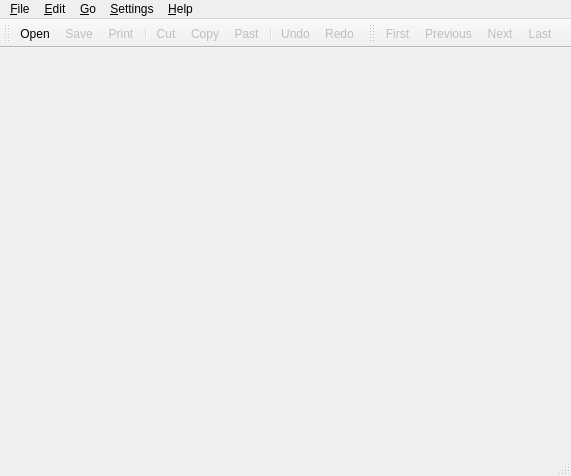
<ui version="4.0" >
 <author></author>
 <comment></comment>
 <exportmacro></exportmacro>
 <class>MainWindow</class>
 <widget class="QMainWindow" name="MainWindow" >
  <property name="enabled" >
   <bool>true</bool>
  </property>
  <property name="geometry" >
   <rect>
    <x>0</x>
    <y>0</y>
    <width>571</width>
    <height>476</height>
   </rect>
  </property>
  <property name="contextMenuPolicy" >
   <enum>Qt::DefaultContextMenu</enum>
  </property>
  <property name="windowTitle" >
   <string>WordForge Translation Editor</string>
  </property>
  <property name="windowIcon" >
   <iconset>../images/icon.png</iconset>
  </property>
  <widget class="QWidget" name="centralwidget" />
  <widget class="QMenuBar" name="menubar" >
   <property name="geometry" >
    <rect>
     <x>0</x>
     <y>0</y>
     <width>571</width>
     <height>29</height>
    </rect>
   </property>
   <widget class="QMenu" name="menuHelp" >
    <property name="title" >
     <string>&amp;Help</string>
    </property>
    <addaction name="actionAbout" />
    <addaction name="actionAboutQT" />
   </widget>
   <widget class="QMenu" name="menuGo" >
    <property name="title" >
     <string>&amp;Go</string>
    </property>
    <addaction name="actionFirst" />
    <addaction name="actionPrevious" />
    <addaction name="actionNext" />
    <addaction name="actionLast" />
   </widget>
   <widget class="QMenu" name="menuSettings" >
    <property name="title" >
     <string>&amp;Settings</string>
    </property>
    <widget class="QMenu" name="menuToolBar" >
     <property name="title" >
      <string>ToolBar</string>
     </property>
     <addaction name="actionShow_MenuBar" />
     <addaction name="actionShow_TUview" />
    </widget>
    <widget class="QMenu" name="menuToolbar" >
     <property name="title" >
      <string>Toolbar</string>
     </property>
    </widget>
    <widget class="QMenu" name="menuViews" >
     <property name="title" >
      <string>Views</string>
     </property>
    </widget>
    <widget class="QMenu" name="menuFilter" >
     <property name="title" >
      <string>Filter</string>
     </property>
     <addaction name="actionUnfiltered" />
     <addaction name="actionFilterFuzzy" />
     <addaction name="actionFilterTranslated" />
     <addaction name="actionFilterUntranslated" />
    </widget>
    <addaction name="menuFilter" />
    <addaction name="menuViews" />
   </widget>
   <widget class="QMenu" name="menuFile" >
    <property name="title" >
     <string>&amp;File</string>
    </property>
    <widget class="QMenu" name="menuOpen_Recent" >
     <property name="title" >
      <string>Open &amp;Recent</string>
     </property>
     <property name="icon" >
      <iconset>../images/open.png</iconset>
     </property>
    </widget>
    <addaction name="actionOpenInNewWindow" />
    <addaction name="actionOpen" />
    <addaction name="menuOpen_Recent" />
    <addaction name="separator" />
    <addaction name="actionSave" />
    <addaction name="actionSaveas" />
    <addaction name="separator" />
    <addaction name="actionExit" />
   </widget>
   <widget class="QMenu" name="menuEdit" >
    <property name="title" >
     <string>&amp;Edit</string>
    </property>
    <addaction name="actionUndo" />
    <addaction name="actionRedo" />
    <addaction name="separator" />
    <addaction name="actionCut" />
    <addaction name="actionCopy" />
    <addaction name="actionPast" />
    <addaction name="separator" />
    <addaction name="actionSelectAll" />
    <addaction name="separator" />
    <addaction name="actionFind" />
    <addaction name="actionFindPrevious" />
    <addaction name="actionFindNext" />
    <addaction name="actionReplace" />
    <addaction name="separator" />
    <addaction name="actionCopySource2Target" />
    <addaction name="actionToggleFuzzy" />
   </widget>
   <addaction name="menuFile" />
   <addaction name="menuEdit" />
   <addaction name="menuGo" />
   <addaction name="menuSettings" />
   <addaction name="menuHelp" />
  </widget>
  <widget class="QStatusBar" name="statusbar" >
   <property name="geometry" >
    <rect>
     <x>0</x>
     <y>454</y>
     <width>571</width>
     <height>22</height>
    </rect>
   </property>
  </widget>
  <widget class="QToolBar" name="toolStandard" >
   <property name="windowTitle" >
    <string>Standard Toolbar</string>
   </property>
   <property name="orientation" >
    <enum>Qt::Horizontal</enum>
   </property>
   <attribute name="toolBarArea" >
    <number>4</number>
   </attribute>
   <addaction name="actionOpen" />
   <addaction name="actionSave" />
   <addaction name="actionPrint" />
   <addaction name="separator" />
   <addaction name="actionCut" />
   <addaction name="actionCopy" />
   <addaction name="actionPast" />
   <addaction name="separator" />
   <addaction name="actionUndo" />
   <addaction name="actionRedo" />
  </widget>
  <widget class="QToolBar" name="toolNavigation" >
   <property name="contextMenuPolicy" >
    <enum>Qt::DefaultContextMenu</enum>
   </property>
   <property name="acceptDrops" >
    <bool>false</bool>
   </property>
   <property name="windowTitle" >
    <string>Navigation Toolbar</string>
   </property>
   <property name="orientation" >
    <enum>Qt::Horizontal</enum>
   </property>
   <attribute name="toolBarArea" >
    <number>4</number>
   </attribute>
   <addaction name="actionFirst" />
   <addaction name="actionPrevious" />
   <addaction name="actionNext" />
   <addaction name="actionLast" />
  </widget>
  <action name="actionNew" >
   <property name="icon" >
    <iconset>../images/new.png</iconset>
   </property>
   <property name="text" >
    <string>&amp;New</string>
   </property>
   <property name="shortcut" >
    <string>Ctrl+N</string>
   </property>
  </action>
  <action name="actionOpen" >
   <property name="icon" >
    <iconset>../images/open.png</iconset>
   </property>
   <property name="text" >
    <string>&amp;Open</string>
   </property>
   <property name="shortcut" >
    <string>Ctrl+O</string>
   </property>
  </action>
  <action name="actionSave" >
   <property name="enabled" >
    <bool>false</bool>
   </property>
   <property name="icon" >
    <iconset>../images/save.png</iconset>
   </property>
   <property name="text" >
    <string>&amp;Save</string>
   </property>
   <property name="shortcut" >
    <string>Ctrl+S</string>
   </property>
  </action>
  <action name="actionSaveas" >
   <property name="enabled" >
    <bool>false</bool>
   </property>
   <property name="icon" >
    <iconset>../images/saveAs.png</iconset>
   </property>
   <property name="text" >
    <string>Save &amp;As</string>
   </property>
   <property name="shortcut" >
    <string/>
   </property>
  </action>
  <action name="actionExit" >
   <property name="icon" >
    <iconset>../images/stop.png</iconset>
   </property>
   <property name="text" >
    <string>&amp;Quit</string>
   </property>
   <property name="shortcut" >
    <string>Ctrl+Q</string>
   </property>
  </action>
  <action name="actionPrint" >
   <property name="enabled" >
    <bool>false</bool>
   </property>
   <property name="icon" >
    <iconset>../images/print.png</iconset>
   </property>
   <property name="text" >
    <string>&amp;Print</string>
   </property>
   <property name="shortcut" >
    <string>Ctrl+P</string>
   </property>
  </action>
  <action name="actionUndo" >
   <property name="enabled" >
    <bool>false</bool>
   </property>
   <property name="icon" >
    <iconset>../images/undo.png</iconset>
   </property>
   <property name="text" >
    <string>Undo</string>
   </property>
   <property name="shortcut" >
    <string>Ctrl+Z</string>
   </property>
  </action>
  <action name="actionRedo" >
   <property name="enabled" >
    <bool>false</bool>
   </property>
   <property name="icon" >
    <iconset>../images/redo.png</iconset>
   </property>
   <property name="text" >
    <string>Redo</string>
   </property>
   <property name="shortcut" >
    <string>Ctrl+Shift+Z</string>
   </property>
  </action>
  <action name="actionCut" >
   <property name="enabled" >
    <bool>false</bool>
   </property>
   <property name="icon" >
    <iconset>../images/cut.png</iconset>
   </property>
   <property name="text" >
    <string>Cut</string>
   </property>
   <property name="shortcut" >
    <string>Ctrl+X</string>
   </property>
  </action>
  <action name="actionCopy" >
   <property name="checkable" >
    <bool>false</bool>
   </property>
   <property name="enabled" >
    <bool>false</bool>
   </property>
   <property name="icon" >
    <iconset>../images/copy.png</iconset>
   </property>
   <property name="text" >
    <string>Copy</string>
   </property>
   <property name="shortcut" >
    <string>Ctrl+C</string>
   </property>
  </action>
  <action name="actionPast" >
   <property name="enabled" >
    <bool>false</bool>
   </property>
   <property name="icon" >
    <iconset>../images/paste.png</iconset>
   </property>
   <property name="text" >
    <string>Past</string>
   </property>
   <property name="shortcut" >
    <string>Ctrl+V</string>
   </property>
  </action>
  <action name="actionFind" >
   <property name="enabled" >
    <bool>false</bool>
   </property>
   <property name="icon" >
    <iconset>../images/find.png</iconset>
   </property>
   <property name="text" >
    <string>Find</string>
   </property>
   <property name="shortcut" >
    <string>Ctrl+F</string>
   </property>
  </action>
  <action name="actionAbout" >
   <property name="text" >
    <string>About</string>
   </property>
   <property name="shortcut" >
    <string/>
   </property>
  </action>
  <action name="actionShowMenuBar" >
   <property name="text" >
    <string>Show MenuBar</string>
   </property>
   <property name="shortcut" >
    <string>Ctrl+M</string>
   </property>
  </action>
  <action name="actionShowTUview" >
   <property name="text" >
    <string>Show TUview</string>
   </property>
   <property name="shortcut" >
    <string>Ctrl+T</string>
   </property>
  </action>
  <action name="actionAboutQT" >
   <property name="text" >
    <string>About QT</string>
   </property>
   <property name="shortcut" >
    <string/>
   </property>
  </action>
  <action name="actionShow_MenuBar" >
   <property name="text" >
    <string>Show MenuBar</string>
   </property>
  </action>
  <action name="actionShow_TUview" >
   <property name="text" >
    <string>Show TUview</string>
   </property>
  </action>
  <action name="actionFirst" >
   <property name="enabled" >
    <bool>false</bool>
   </property>
   <property name="icon" >
    <iconset>../images/first.png</iconset>
   </property>
   <property name="text" >
    <string>&amp;First</string>
   </property>
   <property name="shortcut" >
    <string>Ctrl+PgUp</string>
   </property>
  </action>
  <action name="actionPrevious" >
   <property name="enabled" >
    <bool>false</bool>
   </property>
   <property name="icon" >
    <iconset>../images/previous.png</iconset>
   </property>
   <property name="text" >
    <string>&amp;Previous</string>
   </property>
   <property name="shortcut" >
    <string>PgUp</string>
   </property>
  </action>
  <action name="actionNext" >
   <property name="enabled" >
    <bool>false</bool>
   </property>
   <property name="icon" >
    <iconset>../images/next.png</iconset>
   </property>
   <property name="text" >
    <string>&amp;Next</string>
   </property>
   <property name="shortcut" >
    <string>PgDown</string>
   </property>
  </action>
  <action name="actionLast" >
   <property name="enabled" >
    <bool>false</bool>
   </property>
   <property name="icon" >
    <iconset>../images/last.png</iconset>
   </property>
   <property name="text" >
    <string>&amp;Last</string>
   </property>
   <property name="shortcut" >
    <string>Ctrl+PgDown</string>
   </property>
  </action>
  <action name="actionShowDetail" >
   <property name="text" >
    <string>Show Detail</string>
   </property>
  </action>
  <action name="actionShowComment" >
   <property name="text" >
    <string>Show Comment</string>
   </property>
  </action>
  <action name="actionShowOverview" >
   <property name="text" >
    <string>Show Overview</string>
   </property>
  </action>
  <action name="actionCopySource2Target" >
   <property name="text" >
    <string>Copy Source to Target</string>
   </property>
   <property name="shortcut" >
    <string>F2</string>
   </property>
  </action>
  <action name="actionToggleFuzzy" >
   <property name="text" >
    <string>Toggle fuzzy</string>
   </property>
   <property name="shortcut" >
    <string>Ctrl+U</string>
   </property>
  </action>
  <action name="actionFile" >
   <property name="text" >
    <string>file</string>
   </property>
  </action>
  <action name="actionFind_Previous" >
   <property name="enabled" >
    <bool>false</bool>
   </property>
   <property name="text" >
    <string>Find Previous</string>
   </property>
  </action>
  <action name="actionFind_Next" >
   <property name="enabled" >
    <bool>false</bool>
   </property>
   <property name="text" >
    <string>Find Next</string>
   </property>
  </action>
  <action name="actionReplace" >
   <property name="enabled" >
    <bool>false</bool>
   </property>
   <property name="text" >
    <string>&amp;Replace</string>
   </property>
   <property name="shortcut" >
    <string>Ctrl+R</string>
   </property>
  </action>
  <action name="actionFindNext" >
   <property name="enabled" >
    <bool>false</bool>
   </property>
   <property name="text" >
    <string>Find Next</string>
   </property>
   <property name="iconText" >
    <string>Find Next</string>
   </property>
   <property name="toolTip" >
    <string>Find Next</string>
   </property>
   <property name="shortcut" >
    <string>F3</string>
   </property>
  </action>
  <action name="actionOpenInNewWindow" >
   <property name="icon" >
    <iconset>../images/window_new.png</iconset>
   </property>
   <property name="text" >
    <string>Open in New Window</string>
   </property>
  </action>
  <action name="actionFilterFuzzy" >
   <property name="checkable" >
    <bool>false</bool>
   </property>
   <property name="checked" >
    <bool>false</bool>
   </property>
   <property name="icon" >
    <iconset/>
   </property>
   <property name="text" >
    <string>Fuzzy</string>
   </property>
  </action>
  <action name="actionFilterTranslated" >
   <property name="checked" >
    <bool>false</bool>
   </property>
   <property name="icon" >
    <iconset/>
   </property>
   <property name="text" >
    <string>Translated</string>
   </property>
  </action>
  <action name="actionFilterUntranslated" >
   <property name="icon" >
    <iconset/>
   </property>
   <property name="text" >
    <string>Untranslated</string>
   </property>
   <property name="iconText" >
    <string>Untranslated</string>
   </property>
   <property name="toolTip" >
    <string>Untranslated</string>
   </property>
  </action>
  <action name="actionUnfiltered" >
   <property name="icon" >
    <iconset/>
   </property>
   <property name="text" >
    <string>Unfiltered</string>
   </property>
  </action>
  <action name="actionFindPrevious" >
   <property name="enabled" >
    <bool>false</bool>
   </property>
   <property name="text" >
    <string>Find Previous</string>
   </property>
   <property name="shortcut" >
    <string>Shift+F3</string>
   </property>
  </action>
  <action name="actionSelectAll" >
   <property name="enabled" >
    <bool>false</bool>
   </property>
   <property name="text" >
    <string>Select &amp;All</string>
   </property>
   <property name="shortcut" >
    <string>Ctrl+A</string>
   </property>
  </action>
 </widget>
 <pixmapfunction></pixmapfunction>
 <resources/>
 <connections/>
</ui>
